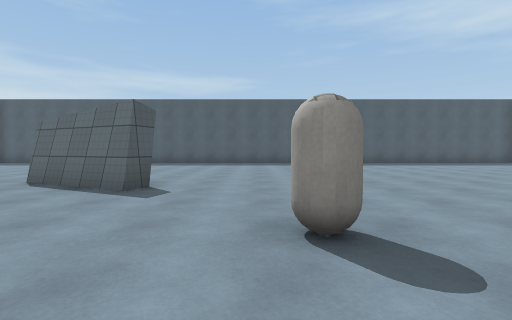
[1] (above)

22 first-person views from a walk through a scene from a Unity 3-D project. The camera is 1.2 m above the floor, tilts 2° down and sees 85° across. The floor is counted in squares, 2 m on a side. Each view is taken from the middle of a square. On the plan, view 1 faces up. The plan holds only what a view shows up to about 9 squares ahead; the rest is blank. The place goes on beyond the plan. The player character is not drawn. Some animated figures are left out. Surface patterns are stand-ins for the level's own textures.

[2]
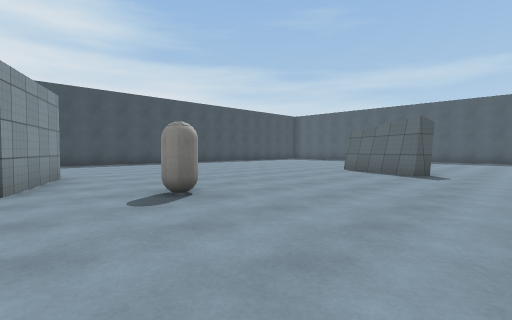

[3]
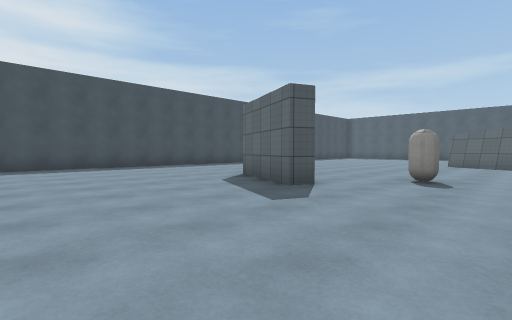

[4]
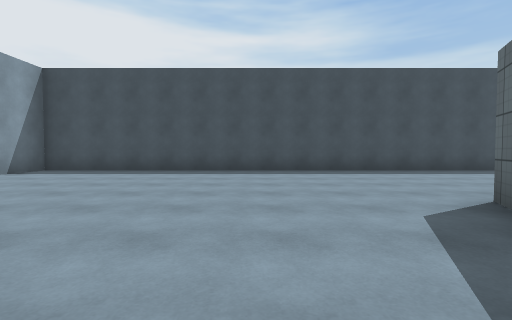

[5]
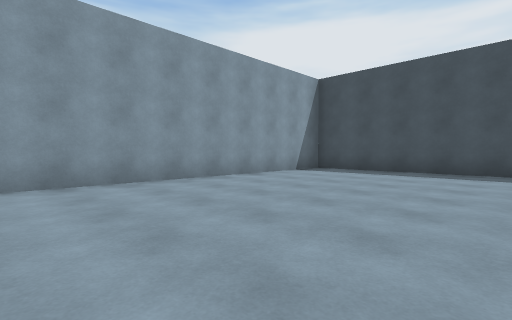

[6]
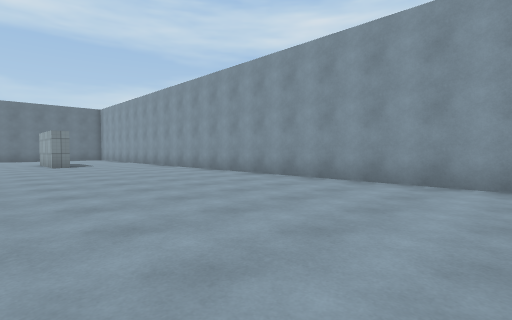

[7]
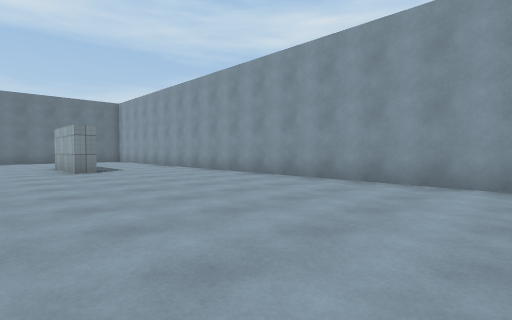

[8]
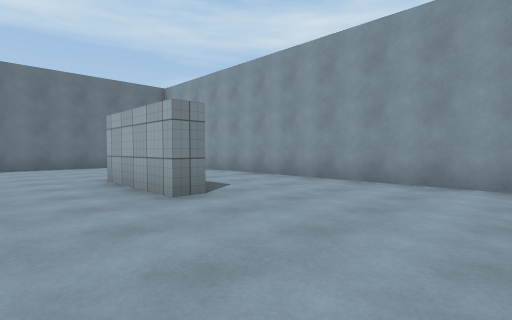

[9]
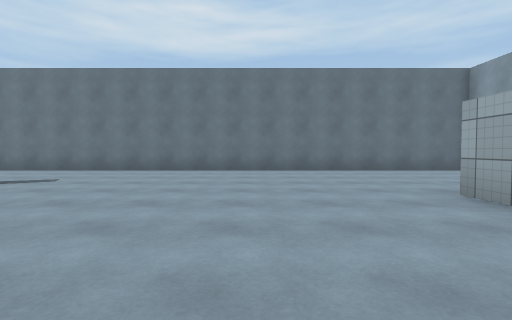

[10]
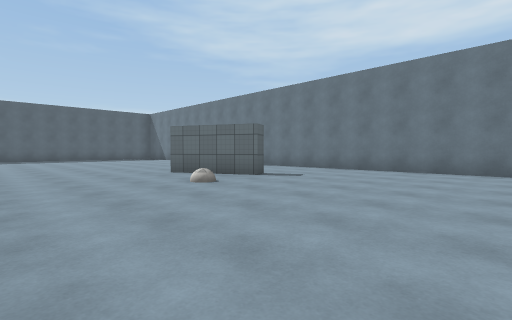

[11]
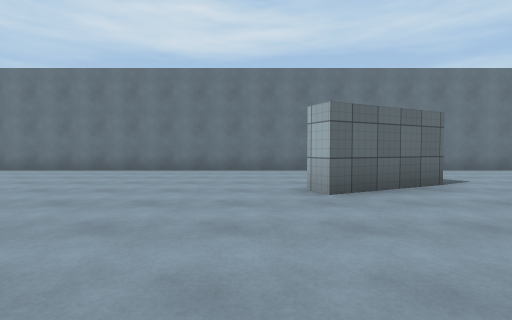

[12]
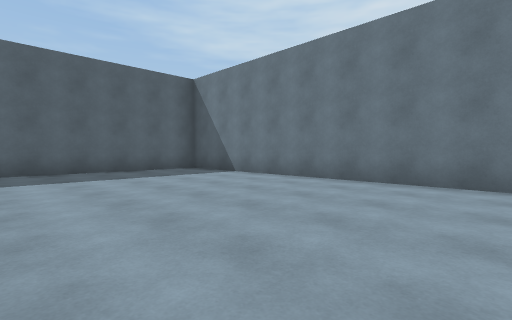

[13]
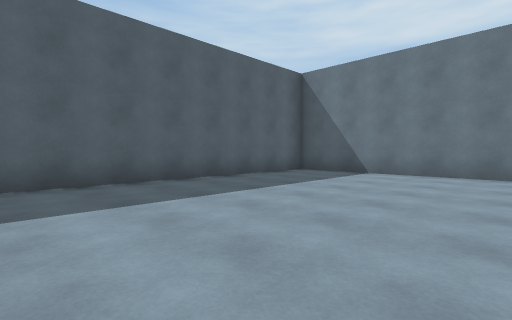

[14]
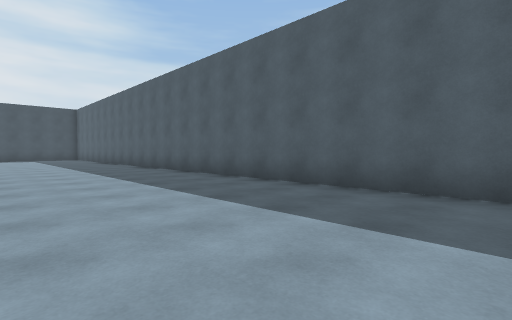

[15]
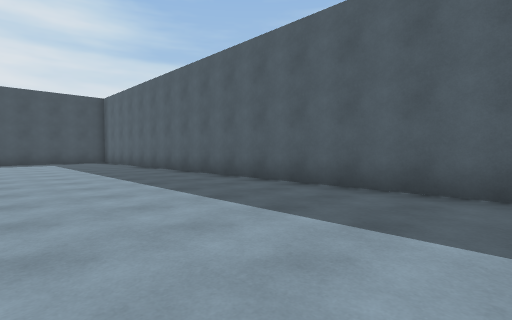

[16]
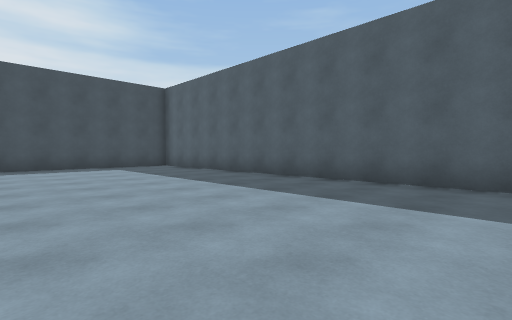

[17]
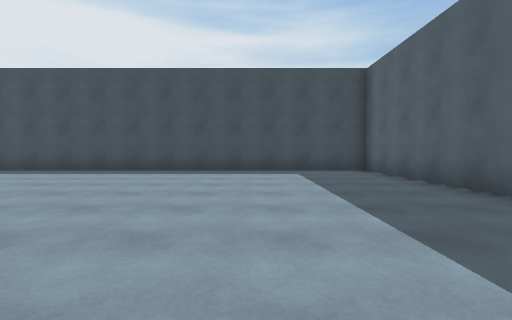

[18]
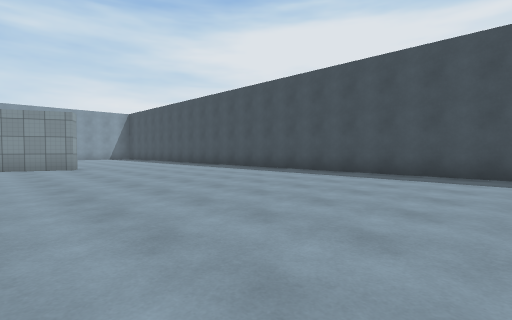

[19]
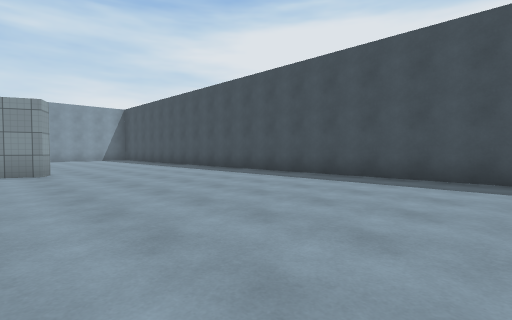

[20]
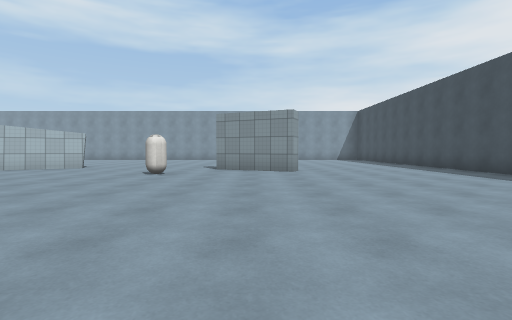

[21]
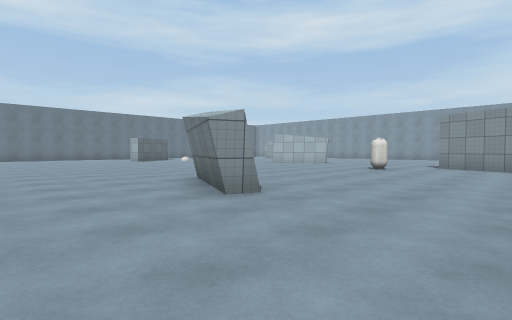

[22]
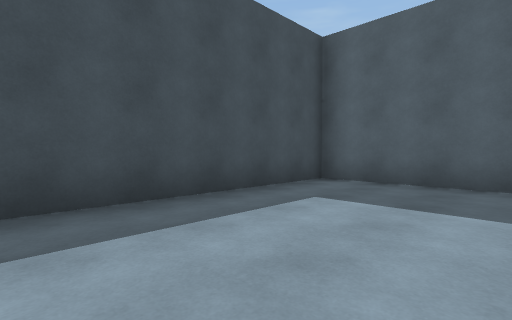

### Floor plan
Points are (right, up) in squares from view 1. A wall is a line through its corners. A room is listed if a view was taken in it or the views show most of it. See-through windows are left out.
Room 1 (views 1, 2, 3, 4, 5, 6, 7, 8, 9, 10, 11, 12, 13, 14, 15, 16, 17, 18, 19, 20, 21, 22)
walls: (-2, 4.3) (-4.2, 5.3) (-4, 5.7) (-1.8, 4.7) (-2, 4.3); (0.5, -3) (1.7, -2.3); (-4.8, -2.8) (-5, -3.2) (-7.2, -2.2) (-7, -1.8) (-4.8, -2.8); (9.3, 0) (8.8, -0.2) (7.7, 2) (8.3, 2.3); (5.2, -8.4) (5.2, -7.8) (7.8, -7.8); (12.3, -11.1) (12.3, 13.3) (-12.3, 13.3) (-12.3, -11.3) (9.5, -11.3)
objects: other object (-3, -1); other object (1, 2)

Where each view was taken, in squares from view 1:
view 1: 0 up, 0 right, facing up
view 2: 3 down, 0 right, facing up-left
view 3: 7 down, 2 left, facing up-left
view 4: 5 down, 4 left, facing left
view 5: 6 down, 4 left, facing down-left
view 6: 6 down, 6 left, facing down-right
view 7: 6 down, 3 left, facing down-right
view 8: 6 down, 2 right, facing down-right
view 9: 5 down, 4 right, facing right
view 10: 5 down, 4 right, facing up-right
view 11: 3 up, 4 right, facing right
view 12: 5 up, 7 right, facing up-right
view 13: 8 up, 5 right, facing up-right
view 14: 9 up, 7 right, facing up-left
view 15: 9 up, 2 right, facing up-left
view 16: 8 up, 2 left, facing up-left
view 17: 10 up, 4 left, facing left
view 18: 8 up, 5 left, facing down-left
view 19: 6 up, 6 left, facing down-left
view 20: 6 up, 6 left, facing down
view 21: 8 up, 7 left, facing down-right
view 22: 8 up, 9 left, facing up-left
